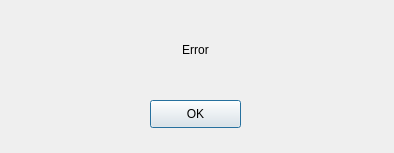
<?xml version="1.0" encoding="UTF-8"?>
<ui version="4.0">
 <class>error_dlg</class>
 <widget class="QDialog" name="error_dlg">
  <property name="geometry">
   <rect>
    <x>0</x>
    <y>0</y>
    <width>394</width>
    <height>153</height>
   </rect>
  </property>
  <property name="windowTitle">
   <string>Dialog</string>
  </property>
  <widget class="QLabel" name="error_label">
   <property name="geometry">
    <rect>
     <x>20</x>
     <y>19</y>
     <width>351</width>
     <height>61</height>
    </rect>
   </property>
   <property name="text">
    <string>Error</string>
   </property>
   <property name="alignment">
    <set>Qt::AlignCenter</set>
   </property>
   <property name="wordWrap">
    <bool>true</bool>
   </property>
  </widget>
  <widget class="QPushButton" name="pushButton">
   <property name="geometry">
    <rect>
     <x>150</x>
     <y>100</y>
     <width>91</width>
     <height>28</height>
    </rect>
   </property>
   <property name="text">
    <string>OK</string>
   </property>
  </widget>
 </widget>
 <resources/>
 <connections/>
</ui>
